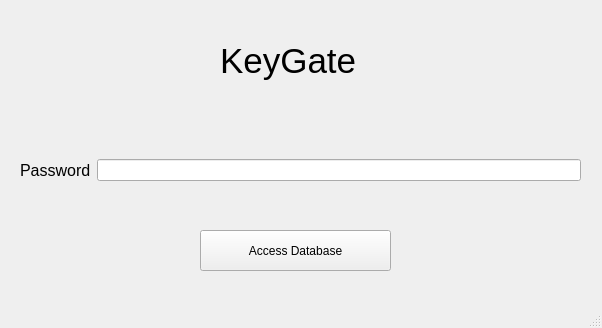
<?xml version="1.0" encoding="UTF-8"?>
<ui version="4.0">
 <class>LoginWindow</class>
 <widget class="QMainWindow" name="LoginWindow">
  <property name="geometry">
   <rect>
    <x>0</x>
    <y>0</y>
    <width>602</width>
    <height>328</height>
   </rect>
  </property>
  <property name="windowTitle">
   <string>LoginWindow</string>
  </property>
  <widget class="QWidget" name="centralwidget">
   <widget class="QLabel" name="label_2">
    <property name="geometry">
     <rect>
      <x>220</x>
      <y>0</y>
      <width>161</width>
      <height>121</height>
     </rect>
    </property>
    <property name="font">
     <font>
      <pointsize>26</pointsize>
     </font>
    </property>
    <property name="text">
     <string>KeyGate</string>
    </property>
   </widget>
   <widget class="QPushButton" name="pushButton_access">
    <property name="geometry">
     <rect>
      <x>200</x>
      <y>230</y>
      <width>191</width>
      <height>41</height>
     </rect>
    </property>
    <property name="acceptDrops">
     <bool>false</bool>
    </property>
    <property name="text">
     <string>Access Database</string>
    </property>
   </widget>
   <widget class="QWidget" name="">
    <property name="geometry">
     <rect>
      <x>20</x>
      <y>120</y>
      <width>561</width>
      <height>101</height>
     </rect>
    </property>
    <layout class="QHBoxLayout" name="horizontalLayout">
     <item>
      <widget class="QLabel" name="label">
       <property name="font">
        <font>
         <pointsize>12</pointsize>
        </font>
       </property>
       <property name="text">
        <string>Password</string>
       </property>
      </widget>
     </item>
     <item>
      <widget class="QLineEdit" name="lineEdit_password"/>
     </item>
    </layout>
   </widget>
  </widget>
  <widget class="QMenuBar" name="menubar">
   <property name="geometry">
    <rect>
     <x>0</x>
     <y>0</y>
     <width>602</width>
     <height>25</height>
    </rect>
   </property>
  </widget>
  <widget class="QStatusBar" name="statusbar"/>
 </widget>
 <resources/>
 <connections/>
</ui>
